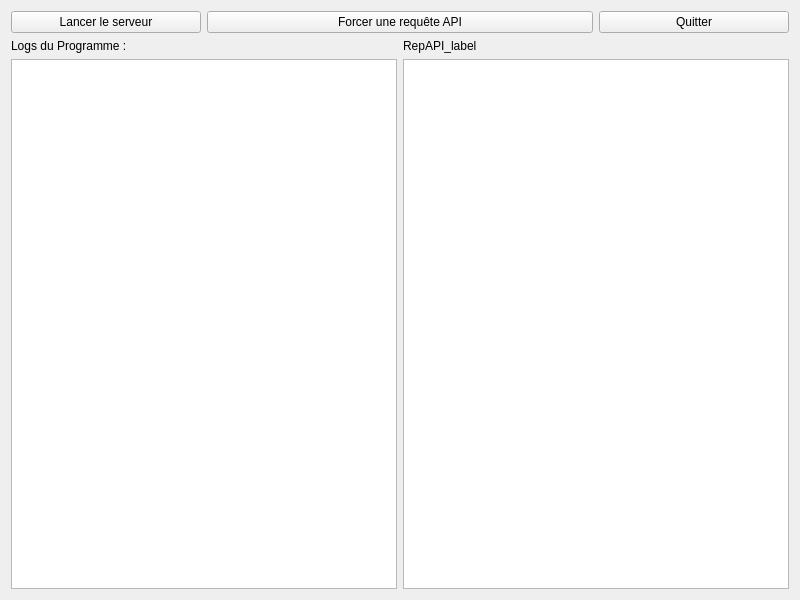
<?xml version="1.0" encoding="UTF-8"?>
<ui version="4.0">
 <class>aprsfi</class>
 <widget class="QWidget" name="aprsfi">
  <property name="geometry">
   <rect>
    <x>0</x>
    <y>0</y>
    <width>800</width>
    <height>600</height>
   </rect>
  </property>
  <property name="windowTitle">
   <string>aprsifi</string>
  </property>
  <layout class="QGridLayout" name="gridLayout_2">
   <item row="0" column="0">
    <layout class="QGridLayout" name="gridLayout">
     <item row="0" column="0">
      <widget class="QPushButton" name="LancerServeur">
       <property name="text">
        <string>Lancer le serveur</string>
       </property>
      </widget>
     </item>
     <item row="0" column="1" colspan="2">
      <widget class="QPushButton" name="ForcerAPI">
       <property name="text">
        <string>Forcer une requête API</string>
       </property>
      </widget>
     </item>
     <item row="0" column="3">
      <widget class="QPushButton" name="Quitter">
       <property name="text">
        <string>Quitter</string>
       </property>
      </widget>
     </item>
     <item row="1" column="0">
      <widget class="QLabel" name="Programme">
       <property name="text">
        <string>Logs du Programme :</string>
       </property>
      </widget>
     </item>
     <item row="1" column="2" colspan="2">
      <widget class="QLabel" name="label_2">
       <property name="text">
        <string>RepAPI_label</string>
       </property>
      </widget>
     </item>
     <item row="2" column="0" colspan="2">
      <widget class="QTextEdit" name="LogsProgramme"/>
     </item>
     <item row="2" column="2" colspan="2">
      <widget class="QTextEdit" name="RepAPI"/>
     </item>
    </layout>
   </item>
  </layout>
 </widget>
 <resources/>
 <connections>
  <connection>
   <sender>Quitter</sender>
   <signal>clicked()</signal>
   <receiver>aprsfi</receiver>
   <slot>close()</slot>
   <hints>
    <hint type="sourcelabel">
     <x>658</x>
     <y>14</y>
    </hint>
    <hint type="destinationlabel">
     <x>571</x>
     <y>3</y>
    </hint>
   </hints>
  </connection>
 </connections>
</ui>
